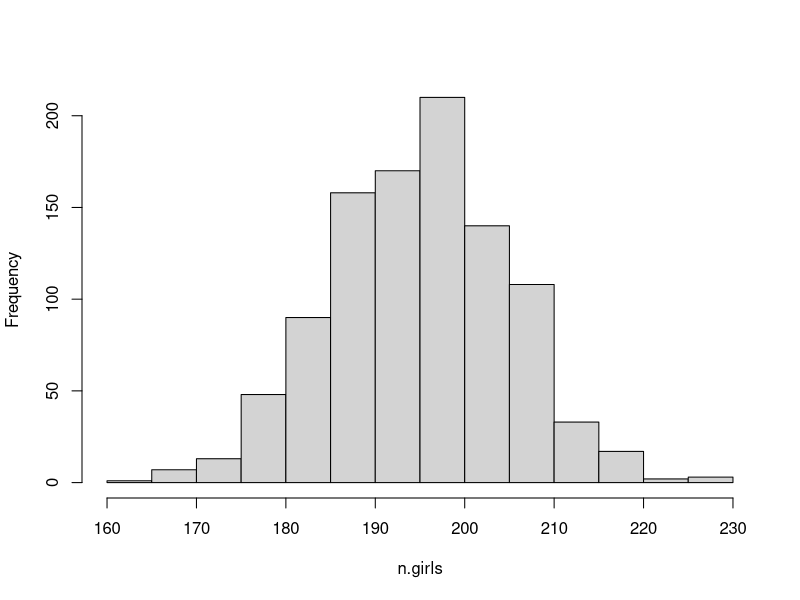
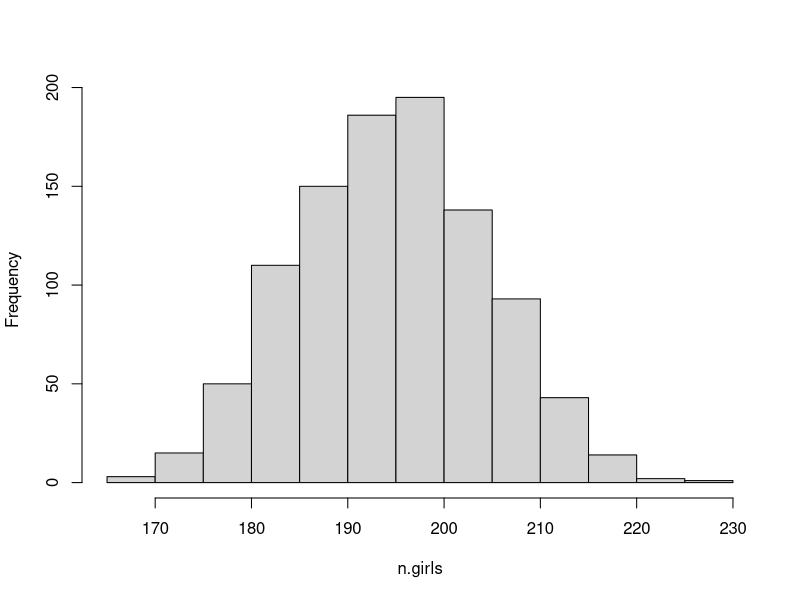
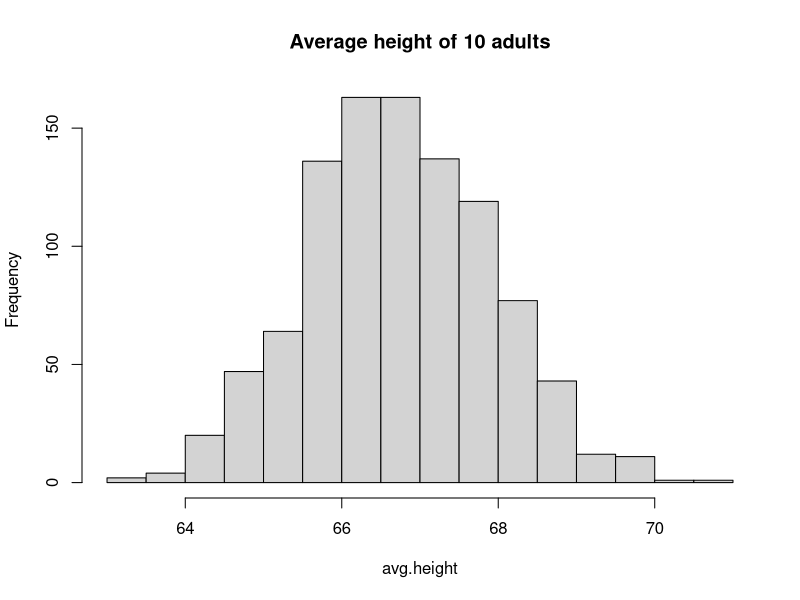
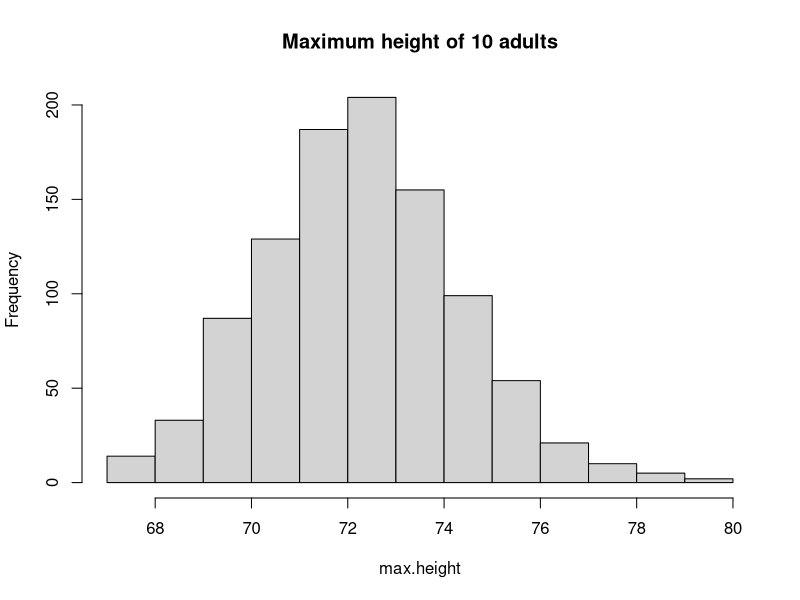
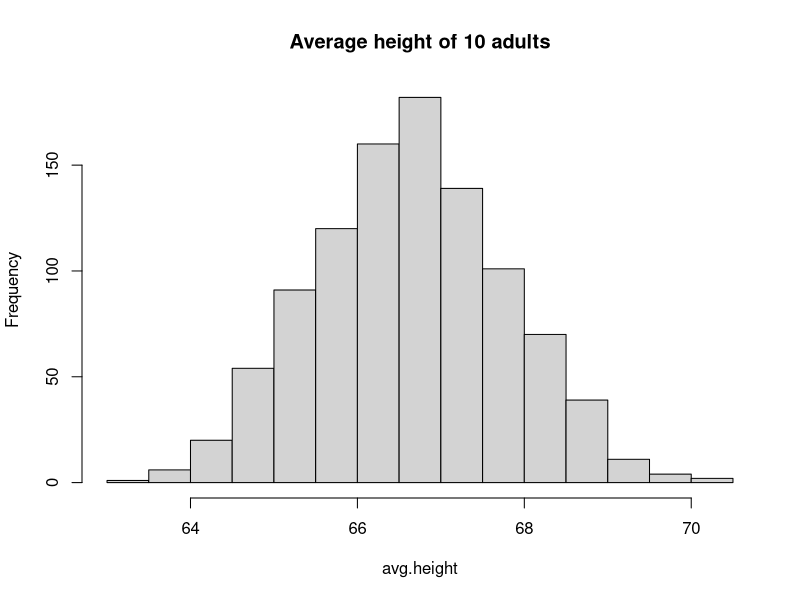

Source code (R) for these figures, in order:
## A simple example of discrete predictive simulations

n.girls <- rbinom (1, 400, .488)
print (n.girls)

n.sims <- 1000
n.girls <- rep (NA, n.sims)
for (s in 1:n.sims){
  n.girls[s] <- rbinom (1, 400, .488)
}
hist (n.girls, main="")

 # equivalently

n.sims <- 1000
n.girls <- rbinom (n.sims, 400, .488)
hist (n.girls, main="")

## Accounting for twins

birth.type <- sample (c("fraternal twin", "identical twin", "single birth"),
  size=400, replace=TRUE, prob=c(1/25, 1/300, 1 - 1/25 - 1/300))
girls <- rep (NA, 400)
for (i in 1:400){
  if (birth.type[i]=="single birth"){
   girls[i] <- rbinom (1, 1, .488)}
  else if (birth.type[i]=="identical twin"){
   girls[i] <- 2*rbinom (1, 1, .495)}
  else if (birth.type[i]=="fraternal twin"){
   girls[i] <- rbinom (1, 2, .495)}
}
n.girls <- sum (girls)

 # putting in a loop

n.sims <- 1000
n.girls <- rep (NA, n.sims)
for (s in 1:n.sims){
 birth.type <- sample (c("fraternal twin", "identical twin", "single birth"),
   size=400, replace=TRUE, prob=c(1/25, 1/300, 1 - 1/25 - 1/300))
 girls <- rep (NA, 400)
 for (i in 1:400){
  if (birth.type[i]=="single birth"){
   girls[i] <- rbinom (1, 1, .488)}
  else if (birth.type[i]=="identical twin"){
   girls[i] <- 2*rbinom (1, 1, .495)}
  else if (birth.type[i]=="fraternal twin"){
   girls[i] <- rbinom (1, 2, .495)}
}
n.girls[s] <- sum (girls)
}

 # or

girls <- ifelse (birth.type=="single birth", rbinom (400, 1, .488),
 ifelse (birth.type=="identical twin", 2*rbinom (400, 1, .495),
 rbinom (400, 2, .495)))

## A simple example of continuos predictive simulations

woman <- rbinom (10, 1, .52)
height <- ifelse (woman==0, rnorm (10, 69.1, 2.9), rnorm (10, 64.5, 2.7))
avg.height <- mean (height)
print(avg.height)

 # simulation & Figure 7.1

n.sims <- 1000
avg.height <- rep (NA, n.sims)
for (s in 1:n.sims){
  sex <- rbinom (10, 1, .52)
  height <- ifelse (sex==0, rnorm (10, 69.1, 2.9), rnorm (10, 64.5, 2.7))
  avg.height[s] <- mean (height)
}
hist (avg.height, main="Average height of 10 adults") 

 # simulation for the maximum height

n.sims <- 1000
max.height <- rep (NA, n.sims)
for (s in 1:n.sims){
  sex <- rbinom (10, 1, .52)
  height <- ifelse (sex==0, rnorm (10, 69.1, 2.9), rnorm (10, 64.5, 2.7))
  max.height[s] <- max (height)
}
hist (max.height, main="Maximum height of 10 adults")

## Simulation using custom-made functions

Height.sim <- function (n.adults){
  sex <- rbinom (n.adults, 1, .52)
  height <- ifelse (sex==0, rnorm (10, 69.1, 2.9), rnorm (10, 64.5, 2.7))
  return (mean(height))
}

avg.height <- replicate (1000, Height.sim (n.adults=10))
hist (avg.height, main="Average height of 10 adults")
